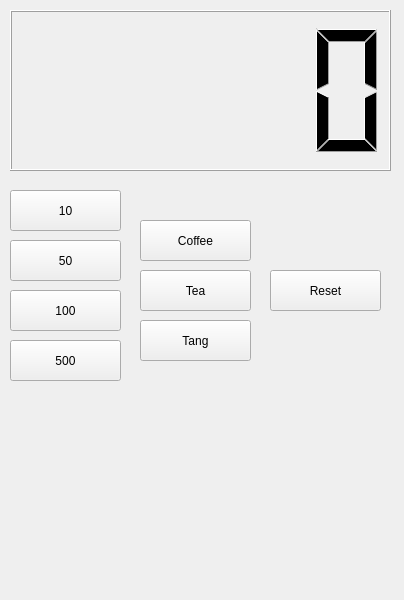
<?xml version="1.0" encoding="UTF-8"?>
<ui version="4.0">
 <class>Widget</class>
 <widget class="QWidget" name="Widget">
  <property name="geometry">
   <rect>
    <x>0</x>
    <y>0</y>
    <width>404</width>
    <height>600</height>
   </rect>
  </property>
  <property name="windowTitle">
   <string>Widget</string>
  </property>
  <widget class="QLCDNumber" name="lcdNumber">
   <property name="geometry">
    <rect>
     <x>10</x>
     <y>10</y>
     <width>381</width>
     <height>161</height>
    </rect>
   </property>
  </widget>
  <widget class="QPushButton" name="pbCoin10">
   <property name="geometry">
    <rect>
     <x>10</x>
     <y>190</y>
     <width>111</width>
     <height>41</height>
    </rect>
   </property>
   <property name="text">
    <string>10</string>
   </property>
  </widget>
  <widget class="QPushButton" name="pbCoin50">
   <property name="geometry">
    <rect>
     <x>10</x>
     <y>240</y>
     <width>111</width>
     <height>41</height>
    </rect>
   </property>
   <property name="text">
    <string>50</string>
   </property>
  </widget>
  <widget class="QPushButton" name="pbCoin100">
   <property name="geometry">
    <rect>
     <x>10</x>
     <y>290</y>
     <width>111</width>
     <height>41</height>
    </rect>
   </property>
   <property name="text">
    <string>100</string>
   </property>
  </widget>
  <widget class="QPushButton" name="pbCoin500">
   <property name="geometry">
    <rect>
     <x>10</x>
     <y>340</y>
     <width>111</width>
     <height>41</height>
    </rect>
   </property>
   <property name="text">
    <string>500</string>
   </property>
  </widget>
  <widget class="QPushButton" name="pbCoffee">
   <property name="geometry">
    <rect>
     <x>140</x>
     <y>220</y>
     <width>111</width>
     <height>41</height>
    </rect>
   </property>
   <property name="text">
    <string>Coffee</string>
   </property>
  </widget>
  <widget class="QPushButton" name="pbTea">
   <property name="geometry">
    <rect>
     <x>140</x>
     <y>270</y>
     <width>111</width>
     <height>41</height>
    </rect>
   </property>
   <property name="text">
    <string>Tea</string>
   </property>
  </widget>
  <widget class="QPushButton" name="pbTang">
   <property name="geometry">
    <rect>
     <x>140</x>
     <y>320</y>
     <width>111</width>
     <height>41</height>
    </rect>
   </property>
   <property name="text">
    <string>Tang</string>
   </property>
  </widget>
  <widget class="QPushButton" name="pbReset">
   <property name="geometry">
    <rect>
     <x>270</x>
     <y>270</y>
     <width>111</width>
     <height>41</height>
    </rect>
   </property>
   <property name="text">
    <string>Reset</string>
   </property>
  </widget>
 </widget>
 <resources/>
 <connections/>
</ui>
